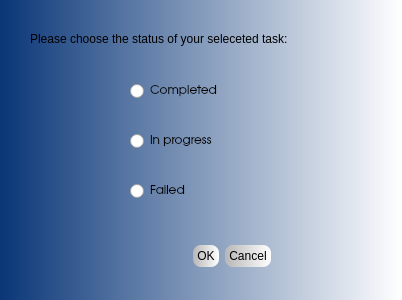
<?xml version="1.0" encoding="UTF-8"?>
<ui version="4.0">
 <class>StatusForm</class>
 <widget class="QDialog" name="StatusForm">
  <property name="geometry">
   <rect>
    <x>0</x>
    <y>0</y>
    <width>402</width>
    <height>300</height>
   </rect>
  </property>
  <property name="windowTitle">
   <string>Status</string>
  </property>
  <property name="styleSheet">
   <string notr="true">QDialog{ background: qlineargradient(spread:pad, x1:0, y1:0, x2:1, y2:0, stop:0 rgba(9, 54, 119, 255), stop:1 rgba(255, 255, 255, 255))}</string>
  </property>
  <widget class="QDialogButtonBox" name="confirm_cancel_btn">
   <property name="geometry">
    <rect>
     <x>130</x>
     <y>240</y>
     <width>141</width>
     <height>32</height>
    </rect>
   </property>
   <property name="font">
    <font>
     <family>URW Gothic L</family>
    </font>
   </property>
   <property name="styleSheet">
    <string notr="true">QPushButton:hover { color: rgb(7, 26, 212)} 
QPushButton { background: qlineargradient(spread:pad, x1:0, y1:0, x2:1, y2:0, stop:0 rgba(183, 183, 183, 255), stop:1 rgba(255, 255, 255, 255)); border-style: outset; border-radius: 8px; padding: 4px}
</string>
   </property>
   <property name="orientation">
    <enum>Qt::Horizontal</enum>
   </property>
   <property name="standardButtons">
    <set>QDialogButtonBox::Cancel|QDialogButtonBox::Ok</set>
   </property>
  </widget>
  <widget class="QRadioButton" name="inProgressRb">
   <property name="geometry">
    <rect>
     <x>130</x>
     <y>130</y>
     <width>112</width>
     <height>23</height>
    </rect>
   </property>
   <property name="font">
    <font>
     <family>URW Gothic L</family>
    </font>
   </property>
   <property name="text">
    <string>In progress</string>
   </property>
  </widget>
  <widget class="QRadioButton" name="failedRb">
   <property name="geometry">
    <rect>
     <x>130</x>
     <y>180</y>
     <width>112</width>
     <height>23</height>
    </rect>
   </property>
   <property name="font">
    <font>
     <family>URW Gothic L</family>
    </font>
   </property>
   <property name="text">
    <string>Failed</string>
   </property>
  </widget>
  <widget class="QRadioButton" name="completedRb">
   <property name="geometry">
    <rect>
     <x>130</x>
     <y>80</y>
     <width>112</width>
     <height>23</height>
    </rect>
   </property>
   <property name="font">
    <font>
     <family>URW Gothic L</family>
    </font>
   </property>
   <property name="text">
    <string>Completed</string>
   </property>
  </widget>
  <widget class="QLabel" name="label">
   <property name="geometry">
    <rect>
     <x>30</x>
     <y>30</y>
     <width>351</width>
     <height>17</height>
    </rect>
   </property>
   <property name="styleSheet">
    <string notr="true">font: 11pt &quot;URW Gothic L&quot;;</string>
   </property>
   <property name="text">
    <string>Please choose the status of your seleceted task: </string>
   </property>
  </widget>
 </widget>
 <resources/>
 <connections>
  <connection>
   <sender>confirm_cancel_btn</sender>
   <signal>accepted()</signal>
   <receiver>StatusForm</receiver>
   <slot>accept()</slot>
   <hints>
    <hint type="sourcelabel">
     <x>248</x>
     <y>254</y>
    </hint>
    <hint type="destinationlabel">
     <x>157</x>
     <y>274</y>
    </hint>
   </hints>
  </connection>
  <connection>
   <sender>confirm_cancel_btn</sender>
   <signal>rejected()</signal>
   <receiver>StatusForm</receiver>
   <slot>reject()</slot>
   <hints>
    <hint type="sourcelabel">
     <x>316</x>
     <y>260</y>
    </hint>
    <hint type="destinationlabel">
     <x>286</x>
     <y>274</y>
    </hint>
   </hints>
  </connection>
 </connections>
</ui>
